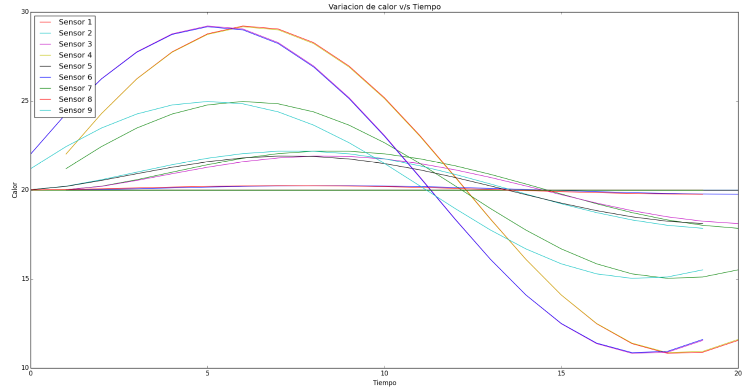
#> input picture 27082019/skimage/imagen.png, 1509 x 783 px (shown at 1/2 size)
$ python 001149.py   (Python 2 division)   (older library calls are emulated)
#> lines starting #> are read from the running program, lines starting #| are printed output that depends on the picture
import numpy as np
from scipy.misc import imread, imsave, imresize
import matplotlib.pyplot as plt

a_array = np.array([1,2,3,4,5])   # array de dimension 5 con numeros del 1 al 5
b_array = np.array([6,7,8,9,10])	# array de dimension 5 con numeros del 6 al 20
c_array = a_array + b_array		# suma 2 array anteriores
d_array = a_array + 30			# suma a_array mas 30
e_array = a_array * b_array	    # suma 2 array, ya con a_array modificado
f_array = a_array * 10			# nueva suma de arrays

total = 0
for i in range(0,len(e_array)):
	total += e_array[i]

#g_aaray = a_array  b_array
print c_array,"\n", d_array,"\n", e_array, "\n", f_array
print total

photo = imread('skimage/imagen.png')	 # se llama a la imagen
#> photo is the input picture: shape (783, 1509, 4); mean R, G, B, A 250.3, 250.2, 250.5, 255
plt.imshow(photo[:,:,0].T)
plt.show()
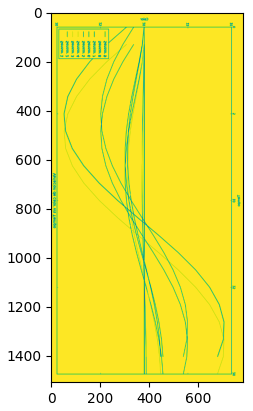
#> figure drawn by matplotlib, 1 panel
# se crea una rreglo del 1 al 5 en desorde
x = np.array([2,1,4,3,5])
# orden los elementos del arreglo x
y = np.sort(x)
